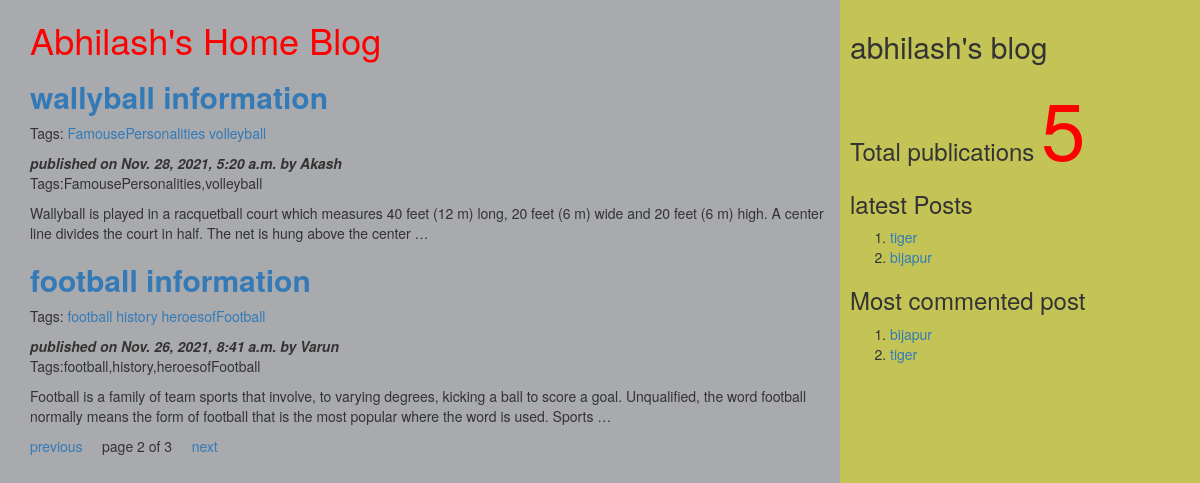
Screenshot of /?page=2 with the database file from the repository.
### myApp/models.py (models this page shows, shortened)
class Post(models.Model):
    tags=TaggableManager()
    STATUS_CHOICES=(('draft','Draft'),('published','Published'))
    title=models.CharField(max_length=256)
    slug=models.SlugField(max_length=264,unique_for_date='publish')
    author=models.ForeignKey(User,related_name='blog_posts',on_delete=models.CASCADE)
    body=models.TextField()
    publish=models.DateTimeField(default=timezone.now)
    created=models.DateTimeField(auto_now_add=True)
    updated=models.DateTimeField(auto_now=True)
    status=models.CharField(max_length=10,choices=STATUS_CHOICES,default='draft')
    objects=CustomManager()
    class Meta:
        ordering=('-publish',)
    def get_absolute_url(self):
        return reverse('post_details',args=[self.publish.year,self.publish.strftime('%m'),self.publish.strftime('%d'),self.slug])

### myApp/views.py (the view)
# urls.py: url(r'^$',views.post_list_view),
def post_list_view(request,tag_slug=None):
    post_list=Post.objects.all()
    tag=None
    if tag_slug:
        tag=get_object_or_404(Tag,slug=tag_slug)#provided slug
        post_list=post_list.filter(tags__in=[tag])
    paginator=Paginator(post_list,2) #step1
    page_number=request.GET.get('page') #step2
    try:
        post_list=paginator.page(page_number) #step2
    except PageNotAnInteger:
        post_list=paginator.page(1) #step3
    except EmptyPage:
        post_list=paginator.page(paginator.num_pages) #step4
    d={'post_list':post_list}
    return render(request,'myApp/post_list.html',d)

### myApp/models.py (called while the page is built)
    def get_queryset(self):
        return super().get_queryset().filter(status='published')

### myApp/templatetags/mytags.py (called while the page is built)
@register.simple_tag
def total_posts():
    return Post.objects.count()

@register.inclusion_tag('myApp/latest_post.html')
def show_latest_posts(count=3):
    latest_posts=Post.objects.order_by('-publish')[:count]
    return {'latest_posts':latest_posts}

@register.simple_tag
def get_most_commented_posts(count=2):
    return Post.objects.annotate(total_comments=Count('comments')).order_by('-total_comments')[:count]

### templates/myApp/post_list.html (shortened to what this page needs)
<html>
    {%extends 'myApp/parent.html'%}
        {%block content_block%}
        <h1 style=color:red;>Abhilash's Home Blog</h1>
        {%for post in post_list%}
        <a href="{{post.get_absolute_url}}"><h2><b>{{post.title}}</b></h2></a>
        <p>Tags:
            {%for t in post.tags.all%}
            <a href="{%url "post_list_by_tag_name" t.slug%}">{{t.name}}</a>
            {%endfor%}
          </p>
        <i><b>published on {{post.publish}} by {{post.author|title}}</b></i>
        <p>Tags:{{post.tags.all|join:','}}</p>
        {{post.body|truncatewords:40|linebreaks}}
        {%endfor%}
        {%include 'myApp/pagination.html' with page=post_list%}
        {%endblock%}

### templates/myApp/parent.html (shortened to what this page needs)
{%load mytags%}
<html>
     <head>
       <link rel="stylesheet" href="https://maxcdn.bootstrapcdn.com/bootstrap/3.3.7/css/bootstrap.min.css">
     </head>
     <body>
       <div class="content" style="width:70%;float:left;background-color:#a8aaad;height:300%;padding:0 0 0 30px">
         {%block content_block%}
         {%endblock%}
       </div>
       <div class="sidebar" style="width:30%;float:right;background-color:#c4c456;height:300%;padding:10px">
                <h2> abhilash's blog</h2>
                <h3> Total publications
                <span style="color:red;font-size:80px">
                  {%total_posts%}</span>
                  <h3>latest Posts</h3>
                  {%show_latest_posts 2%}
                  <h3>Most commented post</h3>
                    {%get_most_commented_posts as m%}
                    <ol>
                      {%for post in m%}
                      <li><a href="{{post.get_absolute_url}}">{{post.title}}</a></li>
                      {%endfor%}
                    </ol>
              </h3>
       </div>
    </body>
    </html>

### templates/myApp/pagination.html
<!DOCTYPE html>
<html lang="en" dir="ltr">
  <body>
    <div class="paginator">
      {%if page.has_previous%}
      <a href="?page={{page.previous_page_number}}">previous</a> &nbsp &nbsp
      {%endif%}
      <span> page {{page.number}} of {{page.paginator.num_pages}}</span> &nbsp &nbsp
      {%if page.has_next%}
      <a href="?page={{page.next_page_number}}">next</a> &nbsp &nbsp
      {%endif%}
      </div>
  </body>
</html>

### templates/myApp/latest_post.html
<html>
<body>
  <ol>
  {% for post in latest_posts%}
  <li><a href="{{post.get_absolute_url}}">{{post.title}}</a></li>
  {%endfor%}
</ol>
  </body>
  </html>

### rows the page displays
Post: title "wallyball information", publish "Nov. 28, 2021, 5:20 a.m.", author "Akash", tags.all "FamousePersonalities,volleyball", body "Wallyball is played in a racquetball court which measures 40 feet (12 m) long, 20 feet (6 m) wide and 20 feet (6 m) high. A center line divides the court in half. The net is hung above the center …"
Tag: name "FamousePersonalities"
Tag: name "volleyball"
Post: title "football information", publish "Nov. 26, 2021, 8:41 a.m.", author "Varun", tags.all "football,history,heroesofFootball", body "Football is a family of team sports that involve, to varying degrees, kicking a ball to score a goal. Unqualified, the word football normally means the form of football that is the most popular where the word is used. Sports …"
Tag: name "football"
Tag: name "history"
Tag: name "heroesofFootball"
Post: title "tiger"
Post: title "bijapur"

### other values shown
{{ page.number }} "2"
{{ page.paginator.num_pages }} "3"
